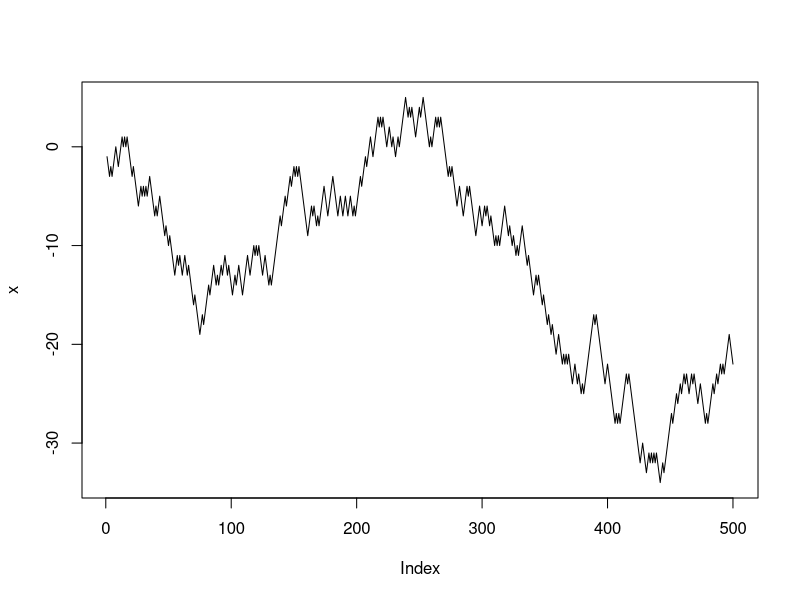
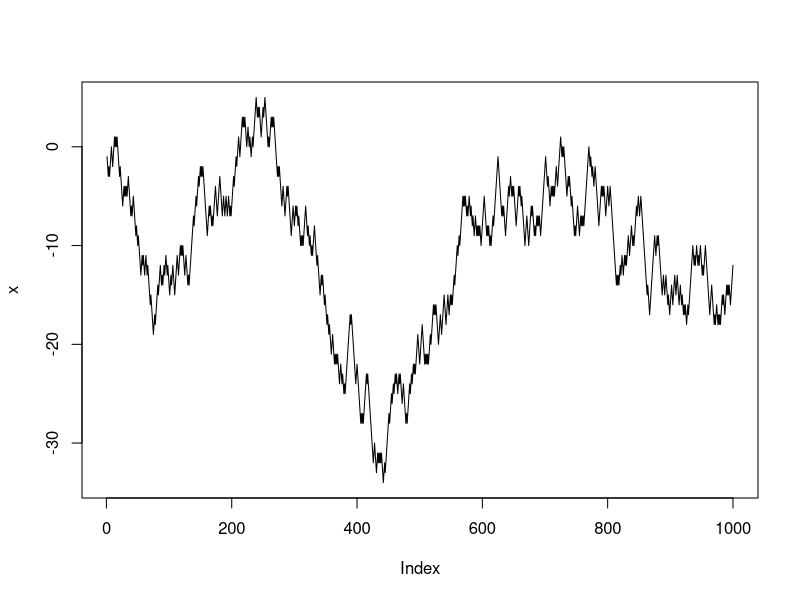
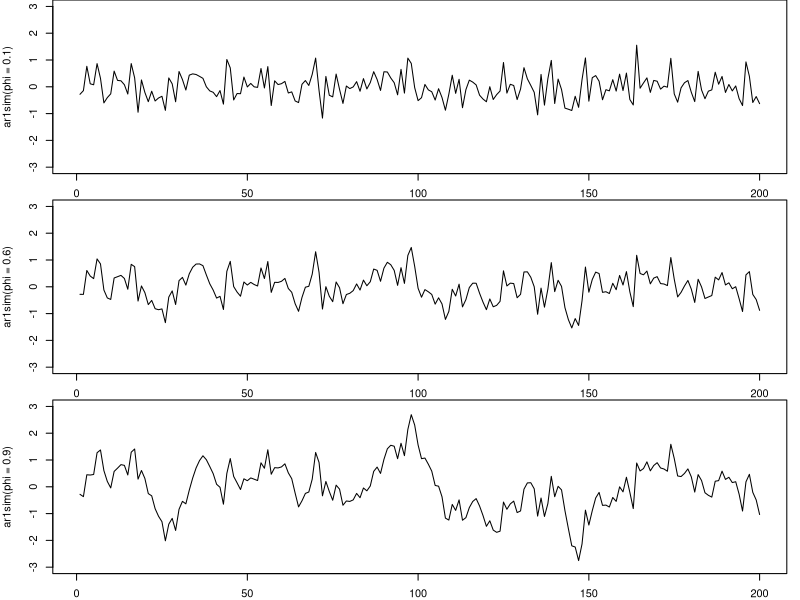
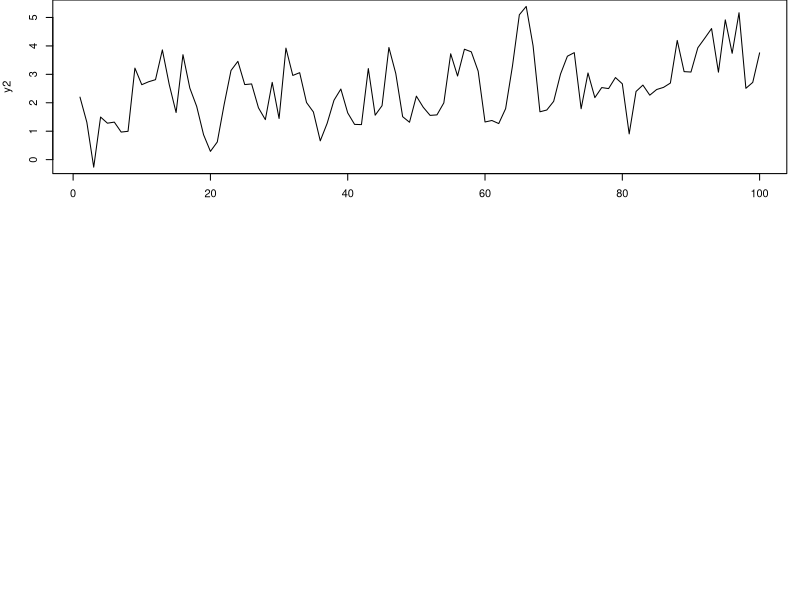

Write the R code that produced these figures, in order.
## ---- chunk 1
set.seed(123)
x <- cumsum(sample(c(-1, 1), size=500, replace=TRUE))
plot(x, type = 'l')
## ---- chunk 2
set.seed(123)
x <- cumsum(sample(c(-1, 1), size=1000, replace=TRUE))
## ---- chunk 3
plot(x, type = 'l')
## ---- chunk 4
# Some R code to simulate data from an AR1 model
set.seed(123)
T = 100
t_seq = 1:T
sigma = 1
alpha = 1
phi = 0.6
y = rep(NA,T)
y[1] = rnorm(1,0,sigma)
for(t in 2:T) y[t] = rnorm(1,alpha + phi * y[t-1], sigma)
## ---- chunk 5
ar1sim <- function(T=200, sigma=0.5, alpha=0, phi=0.6){
  set.seed(123)
  y = rep(NA,T)
  y[1] = rnorm(1,0,sigma)
  for(t in 2:T) y[t] = rnorm(1,alpha + phi*y[t-1], sigma)
  y
}
par(mfrow = c(3,1), mar = c(2,4,0,1))
plot(ar1sim(phi=0.1),type='l', ylim = c(-3,3))
plot(ar1sim(phi=0.6),type='l', ylim = c(-3,3))
plot(ar1sim(phi=0.9),type='l', ylim = c(-3,3))

## ---- chunk 6
# Also simulate an AR(p) process
p = 3
phi2 = c(0.5,0.1,-0.02)
y2 = rep(NA,T)
y2[1:p] = rnorm(p,0,sigma)
for(t in (p+1):T) y2[t] = rnorm(1,alpha + sum( phi2 * y2[(t-1):(t-p)] ), sigma)
plot(t_seq,y2,type='l')
